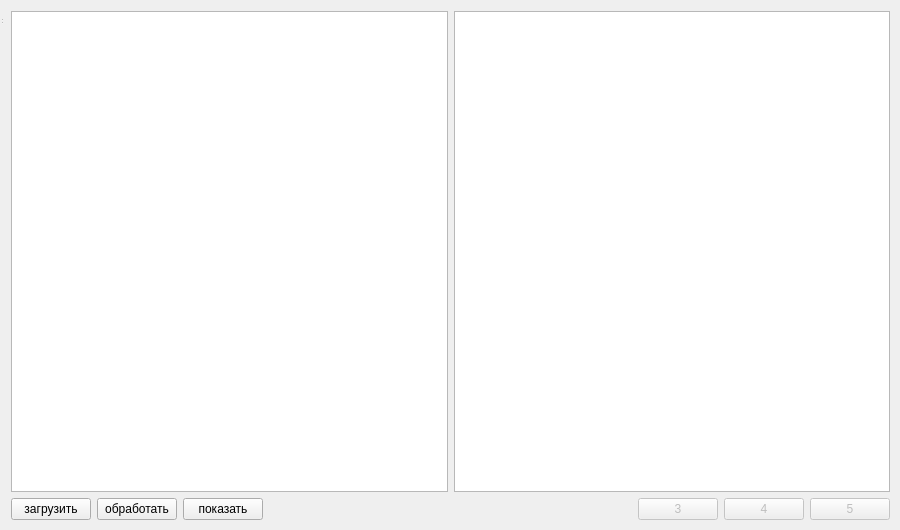
<?xml version="1.0" encoding="UTF-8"?>
<ui version="4.0">
 <class>SashaWindow</class>
 <widget class="QWidget" name="SashaWindow">
  <property name="geometry">
   <rect>
    <x>0</x>
    <y>0</y>
    <width>900</width>
    <height>530</height>
   </rect>
  </property>
  <property name="windowTitle">
   <string>MainWindow</string>
  </property>
  <widget class="QWidget" name="centralWidget">
   <property name="geometry">
    <rect>
     <x>0</x>
     <y>0</y>
     <width>901</width>
     <height>531</height>
    </rect>
   </property>
   <layout class="QVBoxLayout" name="verticalLayout">
    <item>
     <layout class="QHBoxLayout" name="horizontalLayout_2">
      <item>
       <widget class="Viewer" name="graphicsView_2">
        <property name="dragMode">
         <enum>QGraphicsView::ScrollHandDrag</enum>
        </property>
        <property name="transformationAnchor">
         <enum>QGraphicsView::AnchorUnderMouse</enum>
        </property>
        <property name="resizeAnchor">
         <enum>QGraphicsView::AnchorUnderMouse</enum>
        </property>
       </widget>
      </item>
      <item>
       <widget class="Viewer" name="graphicsView">
        <property name="dragMode">
         <enum>QGraphicsView::ScrollHandDrag</enum>
        </property>
        <property name="transformationAnchor">
         <enum>QGraphicsView::AnchorUnderMouse</enum>
        </property>
        <property name="resizeAnchor">
         <enum>QGraphicsView::AnchorUnderMouse</enum>
        </property>
       </widget>
      </item>
     </layout>
    </item>
    <item>
     <layout class="QHBoxLayout" name="horizontalLayout">
      <item>
       <widget class="QPushButton" name="pushButton">
        <property name="text">
         <string>загрузить</string>
        </property>
       </widget>
      </item>
      <item>
       <widget class="QPushButton" name="pushButton_2">
        <property name="text">
         <string>обработать</string>
        </property>
       </widget>
      </item>
      <item>
       <widget class="QPushButton" name="pushButton_6">
        <property name="text">
         <string>показать</string>
        </property>
        <property name="checkable">
         <bool>true</bool>
        </property>
       </widget>
      </item>
      <item>
       <spacer name="horizontalSpacer">
        <property name="orientation">
         <enum>Qt::Horizontal</enum>
        </property>
        <property name="sizeHint" stdset="0">
         <size>
          <width>40</width>
          <height>20</height>
         </size>
        </property>
       </spacer>
      </item>
      <item>
       <widget class="QPushButton" name="pushButton_3">
        <property name="enabled">
         <bool>false</bool>
        </property>
        <property name="text">
         <string>3</string>
        </property>
       </widget>
      </item>
      <item>
       <widget class="QPushButton" name="pushButton_4">
        <property name="enabled">
         <bool>false</bool>
        </property>
        <property name="text">
         <string>4</string>
        </property>
       </widget>
      </item>
      <item>
       <widget class="QPushButton" name="pushButton_5">
        <property name="enabled">
         <bool>false</bool>
        </property>
        <property name="text">
         <string>5</string>
        </property>
       </widget>
      </item>
     </layout>
    </item>
   </layout>
  </widget>
  <widget class="QToolBar" name="mainToolBar">
   <property name="geometry">
    <rect>
     <x>0</x>
     <y>0</y>
     <width>4</width>
     <height>13</height>
    </rect>
   </property>
  </widget>
  <widget class="QStatusBar" name="statusBar">
   <property name="geometry">
    <rect>
     <x>0</x>
     <y>0</y>
     <width>3</width>
     <height>25</height>
    </rect>
   </property>
  </widget>
  <widget class="QToolBar" name="toolBar">
   <property name="geometry">
    <rect>
     <x>0</x>
     <y>0</y>
     <width>4</width>
     <height>13</height>
    </rect>
   </property>
   <property name="windowTitle">
    <string>toolBar</string>
   </property>
  </widget>
 </widget>
 <layoutdefault spacing="6" margin="11"/>
 <customwidgets>
  <customwidget>
   <class>Viewer</class>
   <extends>QGraphicsView</extends>
   <header>sasha/viewer.h</header>
  </customwidget>
 </customwidgets>
 <resources/>
 <connections/>
</ui>
